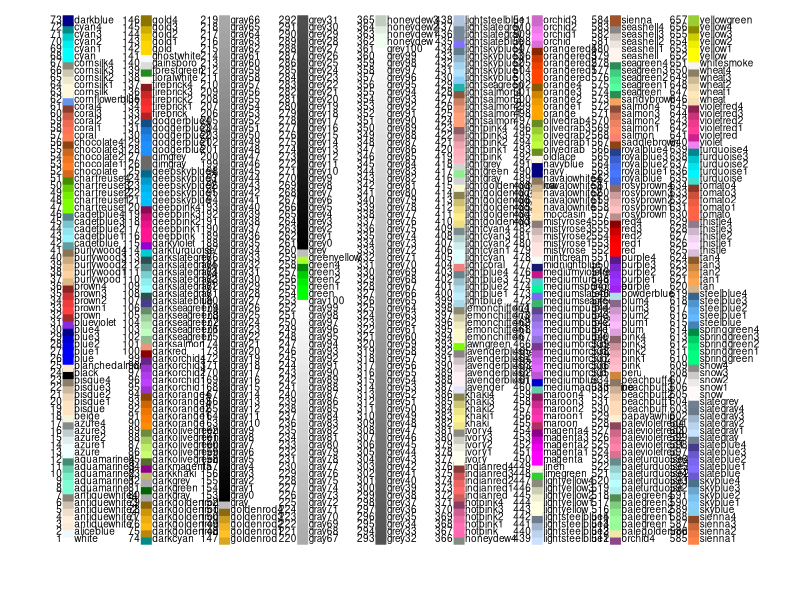

The R source for this figure:
## palette couleur
couleurs=matrix(1:length(colours()),73,9)

### Identifier des jolies couleurs avec une fonction :
colorset=function()
{par(mar=c(2,2,0,0), cex.axis=0.6)
plot(1,1,type="n", xlim=c(1,10),ylim=c(1,73), ann=F, axes=F)
couleurs=matrix(1:length(colours()),73,9)
coord=NULL
for (i in 1:9)
{
  for (j in 1:73)
    {
    c=colours()[couleurs[j,i]]
    points(i,j,pch=22,col=c,bg=c)
    text (i,j,labels=c,pos=4, offset=0.3,cex = 0.6)
    text (i,j,labels=couleurs[j,i],pos=2, offset=0.3,cex = 0.6)
    coord=c(coord,i,j)
    }
}
colorset=identify(matrix(coord,length(coord)/2,2,byrow=T))
colorset=colours()[colorset]
return(colorset)
}

# exporter la liste des couleurs en jpeg
jpeg("figs/palette couleur.jpeg", width=1300, height=1200, pointsize=17 )
{
par(mar=c(2,2,0,0), cex.axis=0.6)
plot(1,1,type="n", xlim=c(1,10),ylim=c(1,73), ann=F, axes=F)
for (i in 1:9)
{
  for (j in 1:73)
    {
    c=colours()[couleurs[j,i]]
    points(i,j,pch=22,col=c,bg=c, cex=1.5)
    text (i,j,labels=c,pos=4, offset=0.3,cex = 0.6)
    text (i,j,labels=couleurs[j,i],pos=2, offset=0.3,cex = 0.6)
    }
}
}
dev.off()
